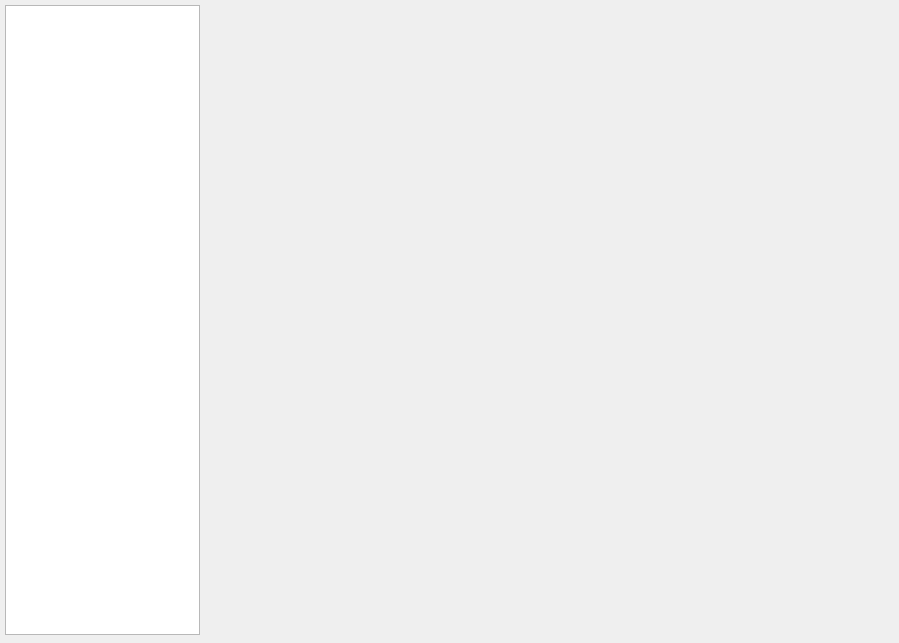
<?xml version="1.0" encoding="UTF-8"?>
<ui version="4.0">
 <class>set_widget</class>
 <widget class="QWidget" name="set_widget">
  <property name="geometry">
   <rect>
    <x>0</x>
    <y>0</y>
    <width>899</width>
    <height>643</height>
   </rect>
  </property>
  <property name="windowTitle">
   <string>Form</string>
  </property>
  <widget class="QFrame" name="frame">
   <property name="geometry">
    <rect>
     <x>0</x>
     <y>0</y>
     <width>899</width>
     <height>643</height>
    </rect>
   </property>
   <property name="frameShape">
    <enum>QFrame::NoFrame</enum>
   </property>
   <property name="frameShadow">
    <enum>QFrame::Plain</enum>
   </property>
   <property name="lineWidth">
    <number>0</number>
   </property>
   <widget class="QListView" name="listView">
    <property name="geometry">
     <rect>
      <x>5</x>
      <y>5</y>
      <width>195</width>
      <height>630</height>
     </rect>
    </property>
   </widget>
  </widget>
 </widget>
 <resources/>
 <connections/>
</ui>
